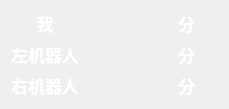
<?xml version="1.0" encoding="UTF-8"?>
<ui version="4.0">
 <class>ScorePanel</class>
 <widget class="QWidget" name="ScorePanel">
  <property name="geometry">
   <rect>
    <x>0</x>
    <y>0</y>
    <width>229</width>
    <height>97</height>
   </rect>
  </property>
  <property name="windowTitle">
   <string>Form</string>
  </property>
  <layout class="QGridLayout" name="gridLayout">
   <item row="0" column="0">
    <widget class="QLabel" name="label">
     <property name="font">
      <font>
       <family>Hannotate SC</family>
       <pointsize>13</pointsize>
       <bold>true</bold>
      </font>
     </property>
     <property name="styleSheet">
      <string notr="true">color:rgb(255, 255, 255)</string>
     </property>
     <property name="text">
      <string>我</string>
     </property>
     <property name="alignment">
      <set>Qt::AlignCenter</set>
     </property>
    </widget>
   </item>
   <item row="0" column="1">
    <widget class="QLabel" name="meScore">
     <property name="font">
      <font>
       <family>Hannotate SC</family>
       <pointsize>13</pointsize>
       <bold>true</bold>
      </font>
     </property>
     <property name="styleSheet">
      <string notr="true">color:rgb(255, 255, 255)</string>
     </property>
     <property name="text">
      <string/>
     </property>
     <property name="alignment">
      <set>Qt::AlignCenter</set>
     </property>
    </widget>
   </item>
   <item row="0" column="2">
    <widget class="QLabel" name="label_3">
     <property name="font">
      <font>
       <family>Hannotate SC</family>
       <pointsize>13</pointsize>
       <bold>true</bold>
      </font>
     </property>
     <property name="styleSheet">
      <string notr="true">color:rgb(255, 255, 255)</string>
     </property>
     <property name="text">
      <string>分</string>
     </property>
     <property name="alignment">
      <set>Qt::AlignCenter</set>
     </property>
    </widget>
   </item>
   <item row="1" column="0">
    <widget class="QLabel" name="label_5">
     <property name="font">
      <font>
       <family>Hannotate SC</family>
       <pointsize>13</pointsize>
       <bold>true</bold>
      </font>
     </property>
     <property name="styleSheet">
      <string notr="true">color:rgb(255, 255, 255)</string>
     </property>
     <property name="text">
      <string>左机器人</string>
     </property>
     <property name="alignment">
      <set>Qt::AlignCenter</set>
     </property>
    </widget>
   </item>
   <item row="1" column="1">
    <widget class="QLabel" name="leftScore">
     <property name="font">
      <font>
       <family>Hannotate SC</family>
       <pointsize>13</pointsize>
       <bold>true</bold>
      </font>
     </property>
     <property name="styleSheet">
      <string notr="true">color:rgb(255, 255, 255)</string>
     </property>
     <property name="text">
      <string/>
     </property>
     <property name="alignment">
      <set>Qt::AlignCenter</set>
     </property>
    </widget>
   </item>
   <item row="1" column="2">
    <widget class="QLabel" name="label_6">
     <property name="font">
      <font>
       <family>Hannotate SC</family>
       <pointsize>13</pointsize>
       <bold>true</bold>
      </font>
     </property>
     <property name="styleSheet">
      <string notr="true">color:rgb(255, 255, 255)</string>
     </property>
     <property name="text">
      <string>分</string>
     </property>
     <property name="alignment">
      <set>Qt::AlignCenter</set>
     </property>
    </widget>
   </item>
   <item row="2" column="0">
    <widget class="QLabel" name="label_7">
     <property name="font">
      <font>
       <family>Hannotate SC</family>
       <pointsize>13</pointsize>
       <bold>true</bold>
      </font>
     </property>
     <property name="styleSheet">
      <string notr="true">color:rgb(255, 255, 255)</string>
     </property>
     <property name="text">
      <string>右机器人</string>
     </property>
     <property name="alignment">
      <set>Qt::AlignCenter</set>
     </property>
    </widget>
   </item>
   <item row="2" column="1">
    <widget class="QLabel" name="rightScore">
     <property name="font">
      <font>
       <family>Hannotate SC</family>
       <pointsize>13</pointsize>
       <bold>true</bold>
      </font>
     </property>
     <property name="styleSheet">
      <string notr="true">color:rgb(255, 255, 255)</string>
     </property>
     <property name="text">
      <string/>
     </property>
     <property name="alignment">
      <set>Qt::AlignCenter</set>
     </property>
    </widget>
   </item>
   <item row="2" column="2">
    <widget class="QLabel" name="label_9">
     <property name="font">
      <font>
       <family>Hannotate SC</family>
       <pointsize>13</pointsize>
       <bold>true</bold>
      </font>
     </property>
     <property name="styleSheet">
      <string notr="true">color:rgb(255, 255, 255)</string>
     </property>
     <property name="text">
      <string>分</string>
     </property>
     <property name="alignment">
      <set>Qt::AlignCenter</set>
     </property>
    </widget>
   </item>
  </layout>
 </widget>
 <resources/>
 <connections/>
</ui>
